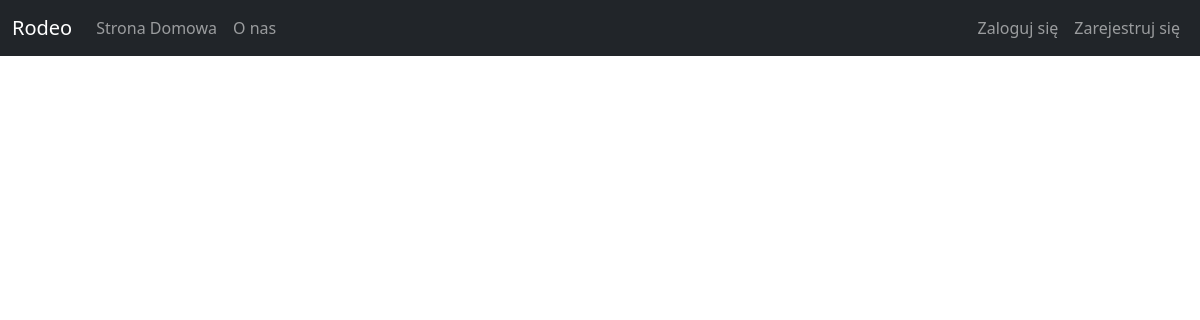
The app's page /, older data.
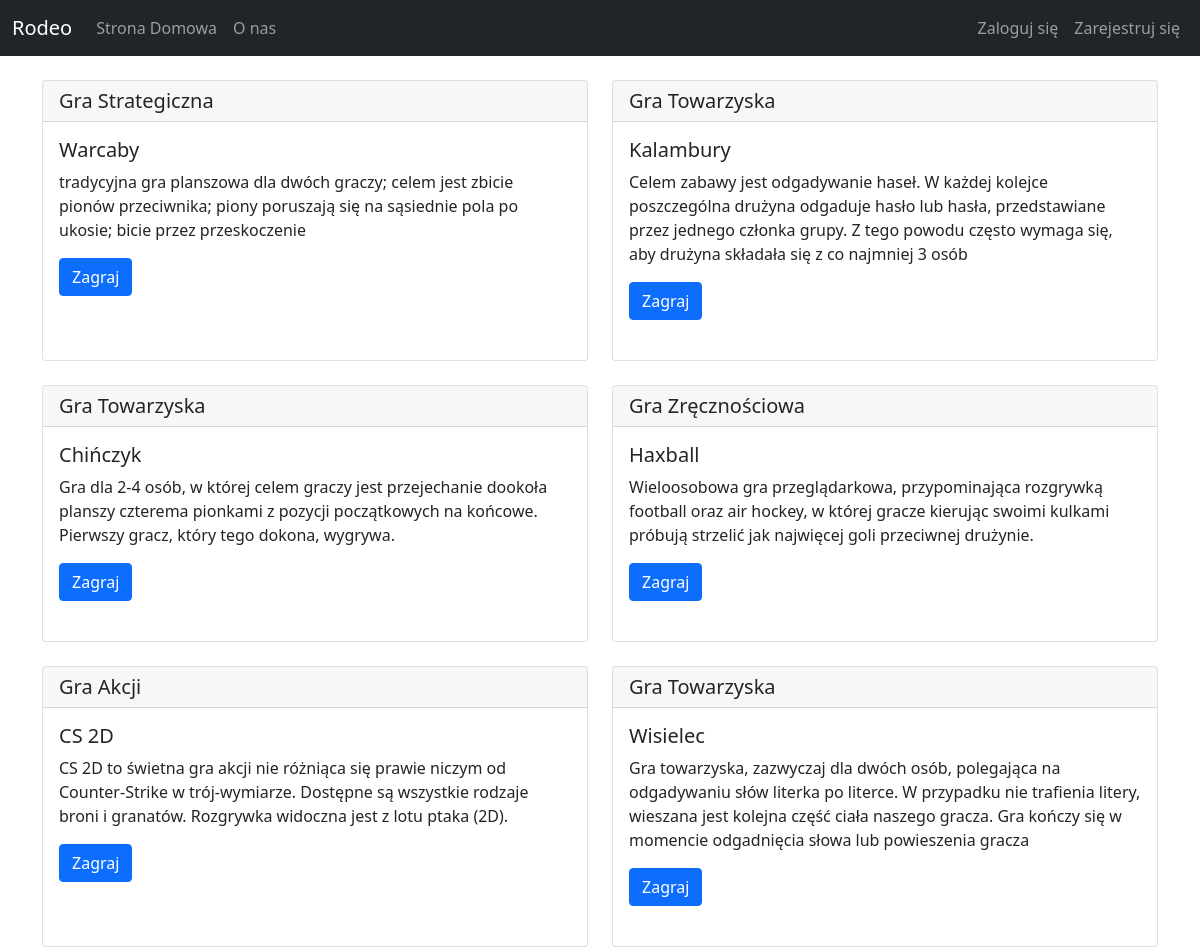
The same page, newer data.
### rodeo_app/models.py (models this page shows, shortened)
class Game(models.Model):
    title = models.CharField(max_length=100)
    description = models.TextField()
    genre = models.TextField()

### rodeo_app/views.py (the view)
# urls.py: 2. Add a URL to urlpatterns:  path('', views.home, name='home')
def home(request):
    context = {
        'games': Game.objects.all()
    }
    return render(request, 'rodeo_app/home.html', context)

### rodeo_app/templates/rodeo_app/home.html
{% extends "rodeo_app/base.html" %}
{% block content %}
    <div class="row row-cols-1 row-cols-md-2 g-4">
        {% for game in games %}
            <div class="col">
                <div class="card mt-4 h-100">
                <h5 class="card-header">{{ game.genre }}</h5>
                <div class="card-body">
                    <h5 class="card-title">{{ game.title }}</h5>
                    <p class="card-text">{{ game.description }}</p>
                    <a href="#" class="btn btn-primary">Zagraj</a>
                </div>
                </div>
            </div>
        {% endfor %}
    </div>
{% endblock content %}

### rodeo_app/templates/rodeo_app/base.html (shortened to what this page needs)
{% load static %}
<!DOCTYPE html>
<html lang="en">
<head>
    <link href="https://cdn.jsdelivr.net/npm/bootstrap@5.0.0-beta1/dist/css/bootstrap.min.css" rel="stylesheet">
    <link rel="stylesheet" href="{% static 'rodeo_app/style.css' %}">
</head>
<body>
    <header class="site-header">
        <nav class="navbar navbar-expand-lg navbar-dark bg-dark">
            <div class="container-fluid">
              <a class="navbar-brand" href="/">Rodeo</a>
              <div class="collapse navbar-collapse" id="navbarTogglerDemo03">
                <ul class="navbar-nav me-auto mb-2 mb-lg-0">
                  <li class="nav-item">
                    <a class="nav-link" aria-current="page" href="{% url 'rodeo-home' %}">Strona Domowa</a>
                  </li>
                  <li class="nav-item">
                    <a class="nav-link" href="{% url 'rodeo-about' %}">O nas</a>
                  </li>
                </ul>
                <form class="d-flex">
                    <ul class="navbar-nav me-auto mb-2 mb-lg-0">
                        <li class="nav-item">
                          <a class="nav-link" aria-current="page" href="#">Zaloguj się</a>
                        </li>
                        <li class="nav-item">
                          <a class="nav-link" href="{% url 'rodeo-register' %}">Zarejestruj się</a>
                        </li>
                      </ul>
                </form>
              </div>
            </div>
          </nav>
      </header>
    <div class="container">
        {% block content %}{% endblock %}
    </div>
</body>
</html>

Row changes from the older to the newer data that the page shows:
added Game: genre "Gra Strategiczna", title "Warcaby", description "tradycyjna gra planszowa dla dwóch graczy; celem jest zbicie pionów przeciwnika; piony poruszają się na sąsiednie pola po ukosie; bicie przez przeskoczenie"
added Game: genre "Gra Towarzyska", title "Kalambury", description "Celem zabawy jest odgadywanie haseł. W każdej kolejce poszczególna drużyna odgaduje hasło lub hasła, przedstawiane przez jednego członka grupy. Z tego powodu często wymaga się, aby drużyna składała się z co najmniej 3 osób"
added Game: genre "Gra Towarzyska", title "Chińczyk", description "Gra dla 2-4 osób, w której celem graczy jest przejechanie dookoła planszy czterema pionkami z pozycji początkowych na końcowe. Pierwszy gracz, który tego dokona, wygrywa."
added Game: genre "Gra Zręcznościowa", title "Haxball", description "Wieloosobowa gra przeglądarkowa, przypominająca rozgrywką football oraz air hockey, w której gracze kierując swoimi kulkami próbują strzelić jak najwięcej goli przeciwnej drużynie."
added Game: genre "Gra Akcji", title "CS 2D", description "CS 2D to świetna gra akcji nie różniąca się prawie niczym od Counter-Strike w trój-wymiarze. Dostępne są wszystkie rodzaje broni i granatów. Rozgrywka widoczna jest z lotu ptaka (2D)."
added Game: genre "Gra Towarzyska", title "Wisielec", description "Gra towarzyska, zazwyczaj dla dwóch osób, polegająca na odgadywaniu słów literka po literce. W przypadku nie trafienia litery, wieszana jest kolejna część ciała naszego gracza. Gra kończy się w momencie odgadnięcia słowa lub powieszenia gracza"
